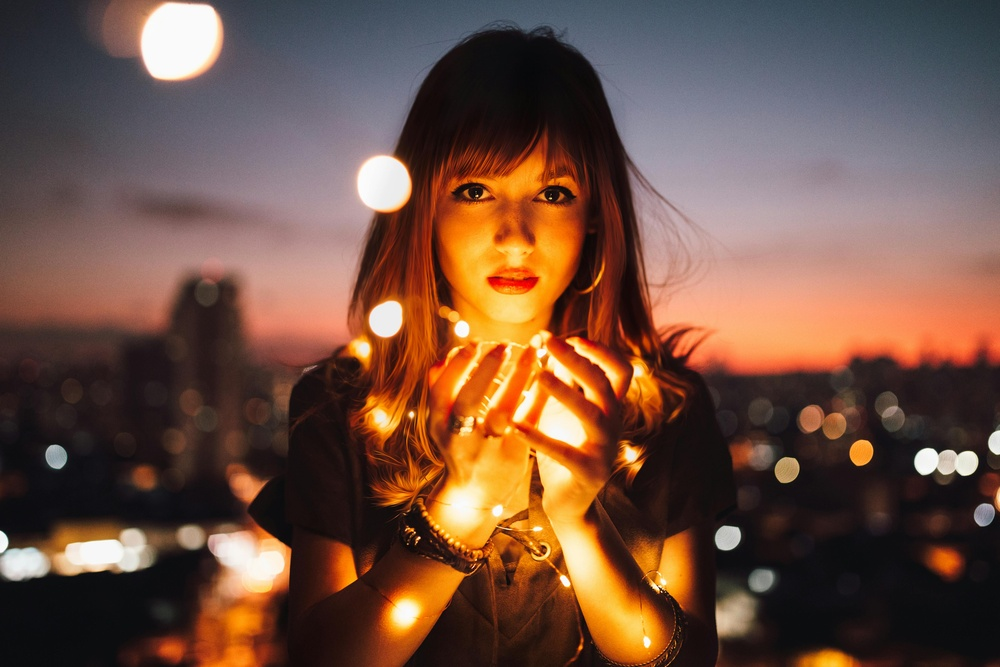
#> input picture part2/image2.jpg, 1000 x 667 px, shrunk from 5335 x 3557 before the run, found by its file name
$ python part1.py   (older library calls are emulated)
#> lines starting #> are read from the running program, lines starting #| are printed output that depends on the picture; after the words box and inside, x2 and y2 are one past the last pixel; in counts of white or black regions, pixels touching at a corner belong together
import cv2
import numpy as np
from matplotlib import pyplot as plt

# Partie 1 exo 1

# Charger l'image en haute résolution
image = cv2.imread('image2.jpg', 0)
#> image: shape (667, 1000); min 3, max 255, mean 88.2

# Appliquer le filtre Sobel pour les contours
sobelx = cv2.Sobel(image, cv2.CV_64F, 1, 0, ksize=5)
sobely = cv2.Sobel(image, cv2.CV_64F, 0, 1, ksize=5)
sobel_combined = cv2.magnitude(sobelx, sobely)

# Afficher les résultats
cv2.imshow('Contours Sobel', sobel_combined)
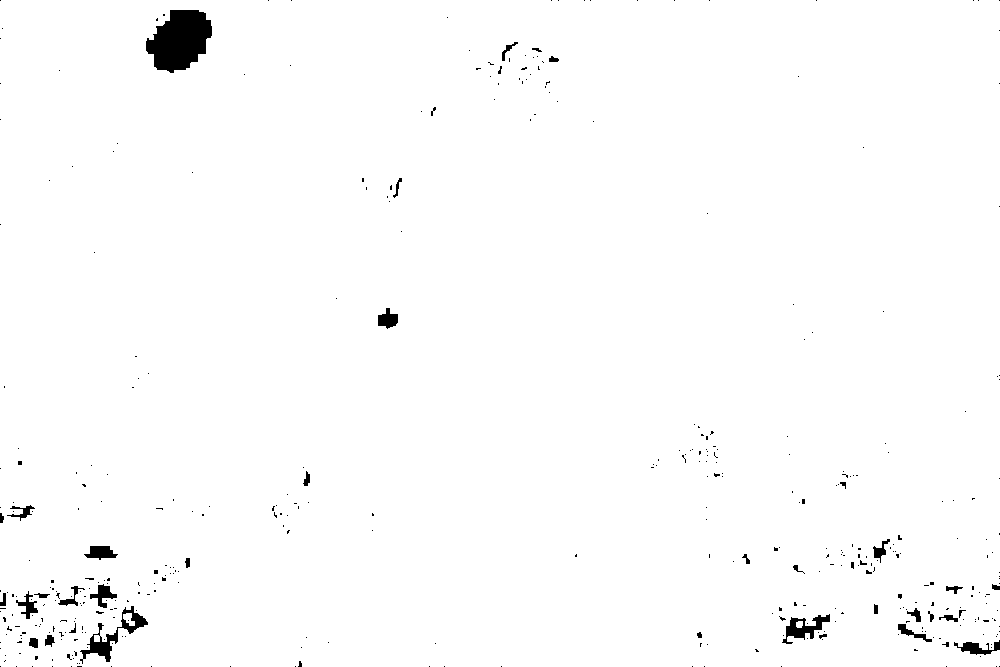
#> window 'Contours Sobel': shape (667, 1000); 98.7% white; 420 black regions (383 under 20 px), largest, box (x1, y1, x2, y2) and area: (146, 10, 212, 73) 2875, (80, 606, 148, 664) 853, (782, 614, 830, 644) 557
cv2.imwrite('sobel_result.jpg', sobel_combined)

# Transformation de Fourier
dft = cv2.dft(np.float32(image), flags=cv2.DFT_COMPLEX_OUTPUT)
dft_shift = np.fft.fftshift(dft)
magnitude_spectrum = 20*np.log(cv2.magnitude(dft_shift[:,:,0], dft_shift[:,:,1]))
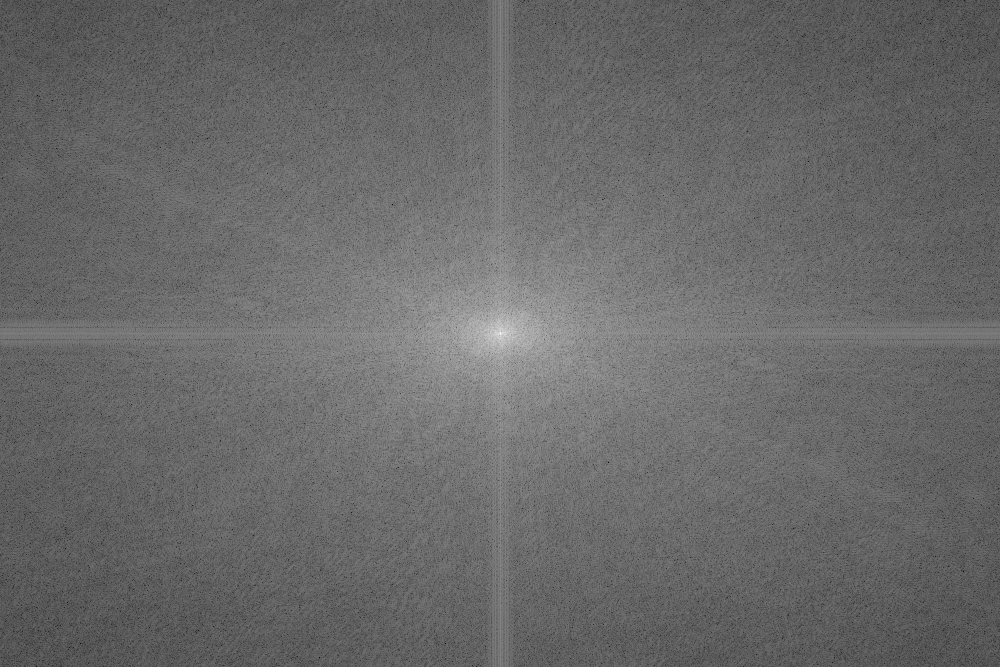
#> magnitude_spectrum: shape (667, 1000) float32; min 14.48, max 357.8, mean 156.6; drawn with min black and max white

# Manipulation du spectre et transformation inverse
rows, cols = image.shape
#> rows = 667; cols = 1000
crow, ccol = rows//2 , cols//2
#> crow = 333; ccol = 500
dft_shift[crow-30:crow+30, ccol-30:ccol+30] = 0
f_ishift = np.fft.ifftshift(dft_shift)
img_back = cv2.idft(f_ishift)
img_back = cv2.magnitude(img_back[:,:,0], img_back[:,:,1])
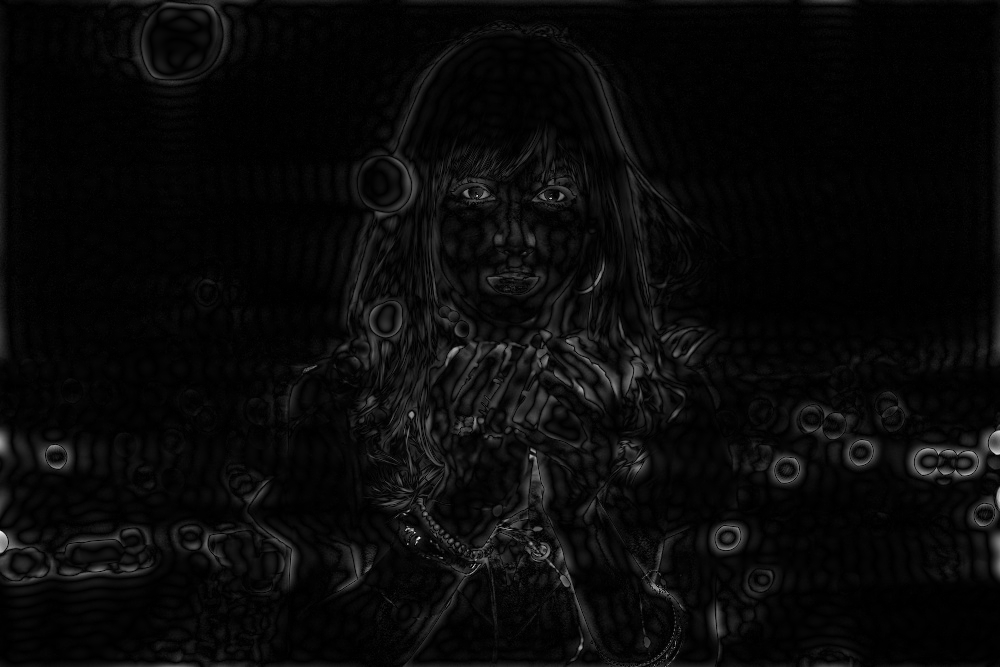
#> img_back: shape (667, 1000) float32; min 2529.2, max 138645184, mean 5283601.5; drawn with min black and max white

# Afficher le spectre modifié
cv2.imshow('Transformation Inverse', img_back)
cv2.imwrite('fourier_result.jpg', img_back)

# Seuillage adaptatif
thresh = cv2.adaptiveThreshold(image, 255, cv2.ADAPTIVE_THRESH_GAUSSIAN_C, cv2.THRESH_BINARY, 11, 2)
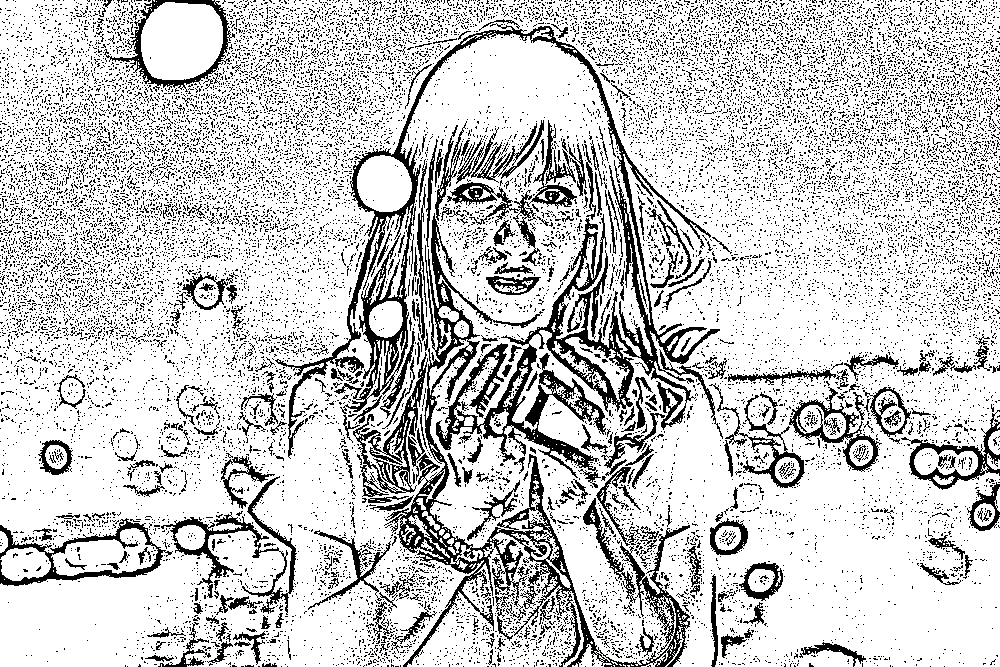
#> thresh: shape (667, 1000); 79.3% white; black in thin lines or dots

# Afficher les résultats
cv2.imshow('Segmentation par seuillage adaptatif', thresh)
cv2.imwrite('segmentation_result.jpg', thresh)

cv2.waitKey(0)
cv2.destroyAllWindows()

# Partie 1 exo 2

# Charger l'image
image = cv2.imread('image2.jpg')
#> image is the input picture: shape (667, 1000, 3); mean B, G, R 65.7, 80.4, 112.2

# Sélection de la région d'intérêt (ROI)
roi = image[100:300, 150:350]  # Par exemple, un rectangle de 200x200
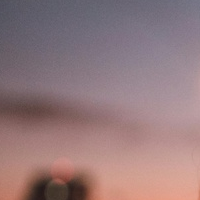
#> roi: shape (200, 200, 3); mean B, G, R 124.4, 121.4, 147.2

# Appliquer une modification à la ROI (augmentation de la luminosité)
roi_brightened = cv2.convertScaleAbs(roi, alpha=1.5, beta=50)
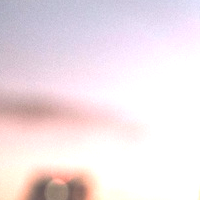
#> roi_brightened: shape (200, 200, 3); mean B, G, R 231.6, 226.4, 239.3

# Remplacer la région d'intérêt dans l'image originale
image[100:300, 150:350] = roi_brightened
#> image: shape (667, 1000, 3); 6% of pixels changed, all inside (x1, y1, x2, y2) = (150, 100, 350, 300)

# Appliquer un flou gaussien sur le reste de l'image
mask = np.zeros_like(image)
mask[100:300, 150:350] = 1
blurred_image = cv2.GaussianBlur(image, (21, 21), 0)
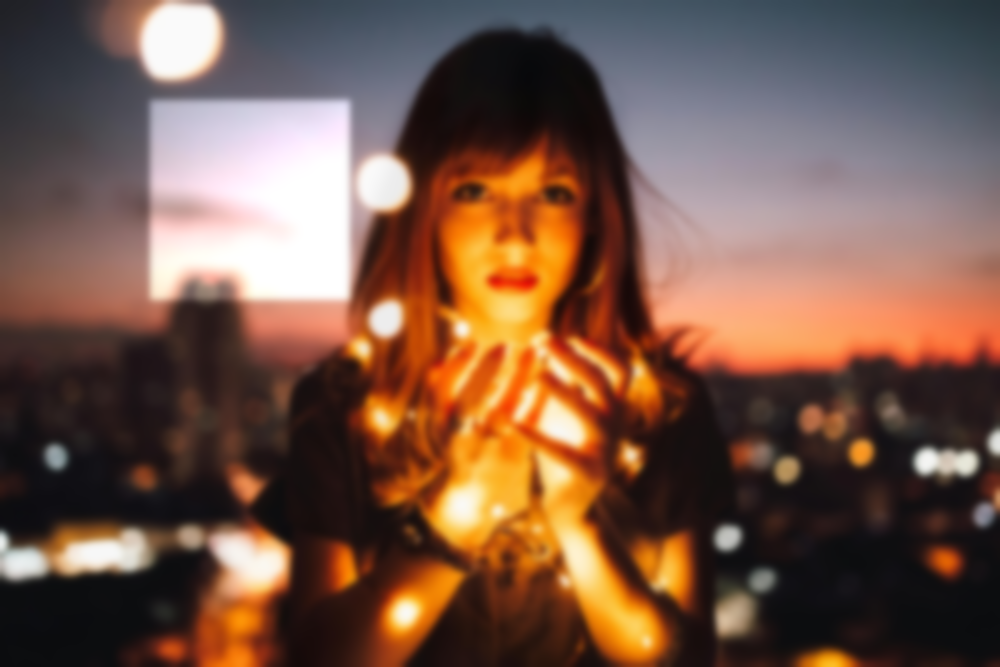
#> blurred_image: shape (667, 1000, 3); mean B, G, R 72.1, 86.7, 117.7
final_image = np.where(mask == 1, image, blurred_image)

# Afficher et sauvegarder l'image
cv2.imshow('Image avec ROI', final_image)
cv2.imwrite('roi_result.jpg', final_image)

cv2.waitKey(0)
cv2.destroyAllWindows()
